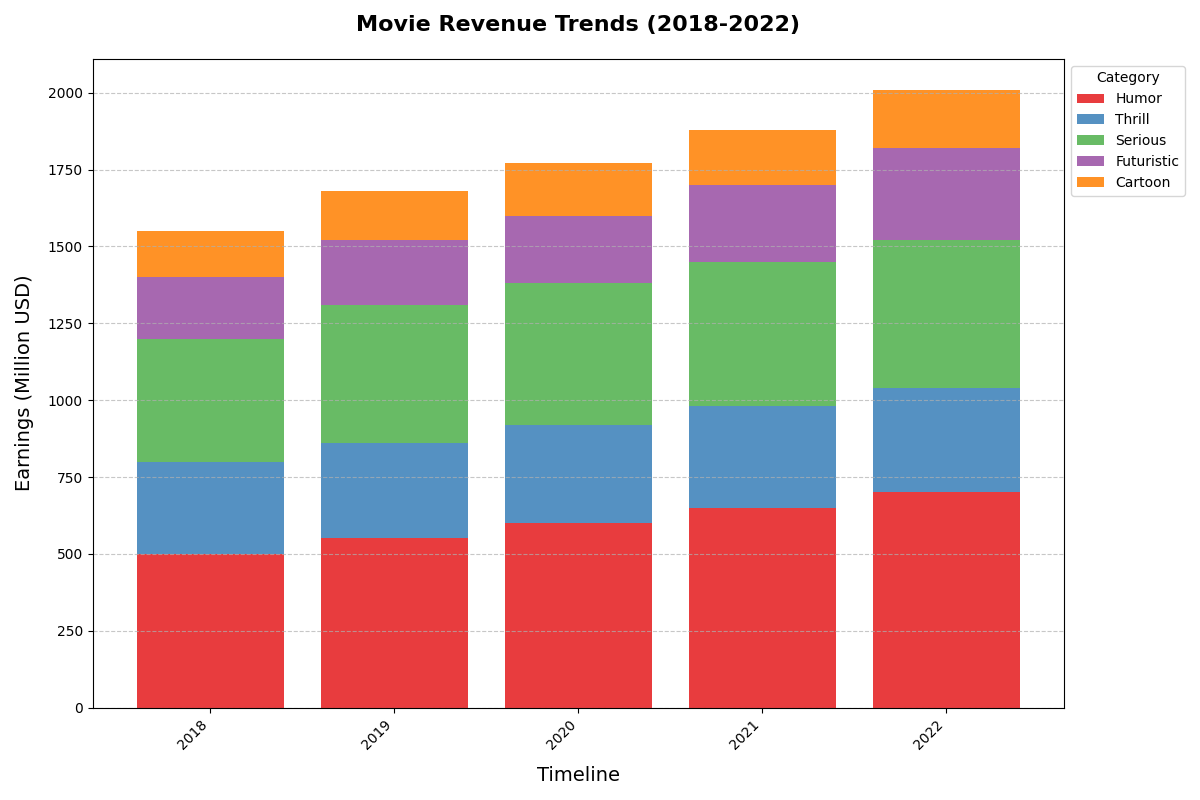

This figure's Python source:
import matplotlib.pyplot as plt
import numpy as np

years = np.arange(2018, 2023)

action = np.array([500, 550, 600, 650, 700])
comedy = np.array([300, 310, 320, 330, 340])
drama = np.array([400, 450, 460, 470, 480])
sci_fi = np.array([200, 210, 220, 250, 300])
animation = np.array([150, 160, 170, 180, 190])

new_colors = ['#e41a1c', '#377eb8', '#4daf4a', '#984ea3', '#ff7f00']

fig, ax = plt.subplots(figsize=(12, 8))

bottom_values = np.zeros(len(years))

for genre_data, color, label in zip(
    [action, comedy, drama, sci_fi, animation],
    new_colors,
    ['Humor', 'Thrill', 'Serious', 'Futuristic', 'Cartoon']
):
    ax.bar(years, genre_data, bottom=bottom_values, label=label, color=color, alpha=0.85)
    bottom_values += genre_data

ax.set_title('Movie Revenue Trends (2018-2022)', fontsize=16, fontweight='bold', pad=20)
ax.set_xlabel('Timeline', fontsize=14, labelpad=10)
ax.set_ylabel('Earnings (Million USD)', fontsize=14, labelpad=10)

ax.set_xticks(years)
ax.set_xticklabels(years, rotation=45, ha='right')

ax.legend(title='Category', loc='upper left', bbox_to_anchor=(1, 1), fontsize=10)

ax.grid(axis='y', linestyle='--', alpha=0.7)

plt.tight_layout()

plt.show()
